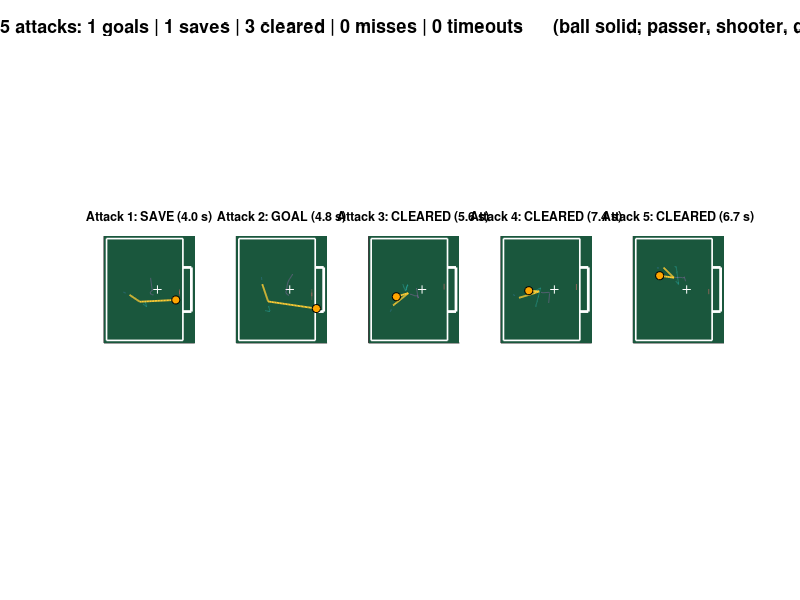
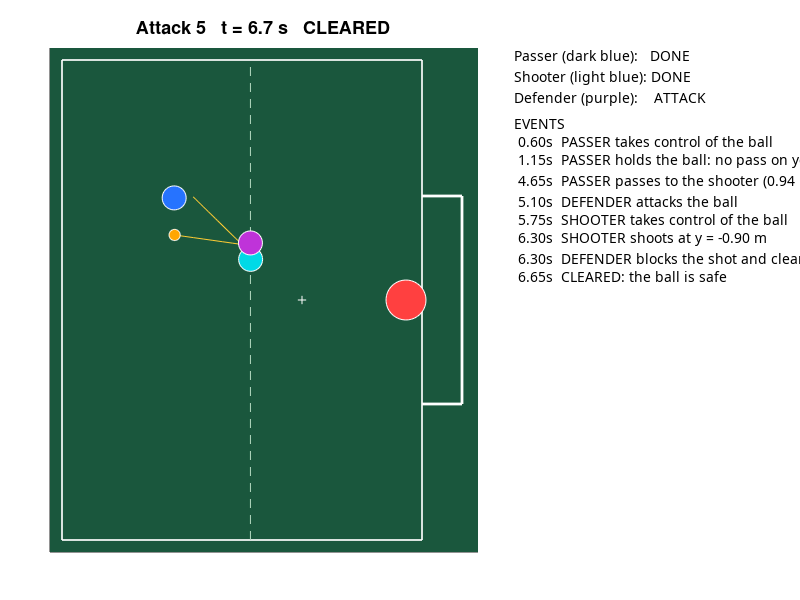

Source code (MATLAB) for these figures, in order:
function results = strikerDefenderKeeper(n, firstSeed, animate)
%STRIKERDEFENDERKEEPER  Two strikers attack against a defender and a goalkeeper.
%
%   strikerDefenderKeeper              ask how many attacks to play
%   strikerDefenderKeeper(10)          watch 10 attacks, then show an overview
%   strikerDefenderKeeper(300)         play 300 attacks without drawing (fast)
%   strikerDefenderKeeper(1, 7)        replay attack 7 exactly (attack k uses random seed k)
%   results = strikerDefenderKeeper(50, 1, false)   no drawing, just return the results
%
%   Up to 10 attacks are animated by default. When more than one attack is
%   played, the results are saved in a 'results' folder next to this file:
%   a summary table (CSV), an event log (TXT), every trajectory (MAT) and an
%   overview picture of up to 10 attacks with different outcomes (PNG).
%
%   2D, seen from above, in metres and seconds. x runs along the pitch,
%   the goal line is at x = 4.5 and the goal is 2.6 m wide.
%   Outcomes come from what physically happens to the ball: touching a robot
%   (checked along the ball's whole path in each step, so a fast ball can't
%   slip through a robot), crossing the goal line, leaving the pitch, or stopping.
%
%   Passer    CHASE     walk to the ball and take control of it
%             HOLD      stand with the ball and pass once the shooter is onside
%                       and either the lane is clear, the defender is closing
%                       in, or we held it too long
%   Shooter   RUN       find space: level with the defender (onside), not too
%                       close to goal, where the pass line is far from the defender
%             RECEIVE   the pass is on its way: go to the ball and take control
%             HOLD      stand with the ball and shoot once there is a clear shot
%                       (or under pressure, or held too long)
%   A striker needs P.kickPrep seconds after taking control before it can kick.
%   There is no dribbling: a striker with the ball stays where it is.
%   Defender  GUARD     stand between the ball and the goal
%             ATTACK    ball is close: run at it. Any touch clears the ball.
%   Keeper    slide along the goal line to where the ball will cross it, after
%             a short reaction delay. Any touch is a save.

if nargin < 1, n = 0; end
while ~(isscalar(n) && n >= 1 && n == round(n))
    n = input('How many attacks? ');
end
if nargin < 2, firstSeed = 1; end
if nargin < 3, animate = (n <= 10); end

%% Settings
P.dt = 0.05;           P.maxTime = 25;        % s
P.goalX = 4.5;         P.goalHalfW = 1.3;     % m
P.ballR = 0.07;        P.friction = 0.3;      % m, m/s^2
P.robotR = 0.15;                              % m, strikers and defender
P.walkV = 0.25;        % m/s, strikers
P.controlSpeed = 1.0;  % m/s, a striker can only take control of a ball slower than this
P.shotSpeed = 2.0;     P.shotNoise = 0.08;    % m/s, rad
P.passNoise = 0.05;    P.passSpeedNoise = 0.1;% rad, fraction
P.laneClear = 0.8;     % m, pass if the defender is this far from the pass line
P.shotClear = 0.5;     % m, shoot if the defender and keeper are this far from the shot line
P.pressureDist = 0.6;  % m, defender this close to the ball: pass or shoot now
P.maxHold = 4;         % s, pass or shoot anyway after holding the ball this long
P.kickPrep = 0.5;      % s, time to turn and set up a kick after taking control
P.aimInside = 0.4;     % m, aim at least this far inside the posts
P.shooterMaxX = 3.0;   % m, the shooter waits at least 1.5 m from the goal line
P.onsideMargin = 0.15; % m, the shooter stays this far behind the offside line
P.keeperX = 4.3;       P.keeperV = 0.3;       P.keeperR = 0.25;  % m, m/s, m
P.keeperDelay = 0.15;  % s, keeper reaction time after each kick
P.defenderV = 0.3;     P.guardDist = 1.8;     P.attackDist = 1.0; % m/s, m, m
P.clearSpeed = 2.5;    P.clearSafeX = 1.5;    % m/s, m
% random start areas, [xmin xmax; ymin ymax]
P.passerStart   = [0.5 1.5; -1.5 1.5];
P.shooterStart  = [1.5 2.5; -1.5 1.5];
P.defenderStart = [2.5 3.2; -1.0 1.0];
P.drawEvery = 2;       % draw every 2nd step when animating

%% Play
results = [];
for k = 1:n
    r = playOne(P, firstSeed + k - 1, animate);
    results = [results; r]; %#ok<AGROW>
    if n <= 20
        fprintf('Attack %3d: %-8s %5.1f s  passes %d  shots %d  defender touches %d\n', ...
            r.Attack, r.Outcome, r.Seconds, r.Passes, r.Shots, r.DefenderTouches);
    end
    if animate && k < n, pause(1); end
end
fprintf('\n');
for name = {'GOAL', 'SAVE', 'CLEARED', 'MISS', 'TIMEOUT'}
    hits = strcmp({results.Outcome}, name{1});
    fprintf('%-8s %5d  (%3.0f%%)\n', name{1}, sum(hits), 100 * mean(hits));
end
if n > 1
    folder = saveResults(results, P);
    showOverview(results, P, folder);
    fprintf('Results saved in %s\n', folder);
end
end


%% ------------------------------------------------------------------
function r = playOne(P, seed, animate)
rng(seed);                                   % same seed = same attack
W.t = 0;  W.events = {};  W.lastKick = -inf;  W.lastTouch = 'NONE';
W.passes = 0;  W.shots = 0;  W.touches = 0;
W.defender = struct('pos', randomPoint(P.defenderStart), 'state', 'GUARD');
W.shooter  = struct('pos', randomPoint(P.shooterStart), 'state', 'RUN', 'held', 0, 'logged', false);
W.shooter.pos(1) = min(W.shooter.pos(1), W.defender.pos(1) - P.onsideMargin);  % start onside
W.passer   = struct('pos', randomPoint(P.passerStart), 'state', 'CHASE', 'held', 0, 'logged', false);
W.ball     = struct('pos', W.passer.pos + 0.4 * unit(W.shooter.pos - W.passer.pos), ...
                    'vel', [0 0], 'owner', '');      % owner = the striker holding the ball
W.keeper   = [P.keeperX 0];

N = round(P.maxTime / P.dt) + 1;
names = {'ball', 'passer', 'shooter', 'defender', 'keeper'};
for j = 1:numel(names), track.(names{j}) = nan(N, 2); end
if animate
    figure(1); clf; set(gcf, 'Color', [0.96 0.97 0.98], 'Position', [100 100 1100 600]);
end

outcome = '';
for step = 1:N
    W.t = (step - 1) * P.dt;
    old = W;
    W = passerStep(W, P);                    % 1. everyone decides and moves
    W = shooterStep(W, P);
    W = defenderStep(W, P);
    W = keeperStep(W, P);
    W = rollBall(W, P);                      % 2. a free ball rolls and slows down
    [W, outcome] = resolve(W, old, P);       % 3. touches, goal line, pitch edge
    track.ball(step, :) = W.ball.pos;    track.passer(step, :) = W.passer.pos;
    track.shooter(step, :) = W.shooter.pos;  track.defender(step, :) = W.defender.pos;
    track.keeper(step, :) = W.keeper;
    if animate && (mod(step, P.drawEvery) == 1 || ~isempty(outcome))
        drawScene(W, track, step, seed, outcome, P);
    end
    if ~isempty(outcome), break; end
end
if isempty(outcome)
    outcome = 'TIMEOUT';
    W = logEvent(W, 'TIMEOUT: neither side finished the attack');
    if animate, drawScene(W, track, step, seed, outcome, P); end
end

r = struct('Attack', seed, 'Outcome', outcome, 'Seconds', W.t, 'Passes', W.passes, ...
    'Shots', W.shots, 'DefenderTouches', W.touches, ...
    'Events', {W.events});
for j = 1:numel(names), r.(names{j}) = track.(names{j})(1:step, :); end
end


%% ------------------------------------------------------------------
function W = passerStep(W, P)
s = W.passer;  b = W.ball;
switch s.state
    case 'CHASE'
        s.pos = walkTowards(s.pos, b.pos, P.walkV, P.dt);
        if canControl(s, b, P)
            [s, b] = takeControl(s, b, 'passer');
            W = logEvent(W, 'PASSER takes control of the ball');
        end
    case 'HOLD'
        s.held = s.held + P.dt;
        R = W.shooter.pos + (P.robotR + P.ballR) * unit([P.goalX 0] - W.shooter.pos);  % shooter's feet
        onside   = W.shooter.pos(1) <= offsideLine(W);
        laneOpen = laneClearance(b.pos, R, W.defender.pos) > P.laneClear;
        pressure = norm(W.defender.pos - b.pos) < P.pressureDist;
        ready    = s.held >= P.kickPrep;
        if ready && onside && (laneOpen || pressure || s.held > P.maxHold)
            speed = sqrt(2 * P.friction * norm(R - b.pos));   % so the ball stops at R
            b = kick(b, R, speed, P.passNoise, P.passSpeedNoise);
            s.state = 'DONE';
            W.passes = W.passes + 1;  W.lastKick = W.t;  W.lastTouch = 'PASSER';
            W = logEvent(W, 'PASSER passes to the shooter (%.2f m/s)', norm(b.vel));
        elseif ready && ~s.logged
            W = logEvent(W, 'PASSER holds the ball: no pass on yet');  s.logged = true;
        end
end
W.passer = s;  W.ball = b;
end


%% ------------------------------------------------------------------
function W = shooterStep(W, P)
s = W.shooter;  b = W.ball;
switch s.state
    case 'RUN'
        if W.passes > 0
            s.state = 'RECEIVE';
        else
            s.pos = walkTowards(s.pos, findSpace(W, P), P.walkV, P.dt);
        end
    case 'RECEIVE'
        s.pos = walkTowards(s.pos, b.pos, P.walkV, P.dt);
        if canControl(s, b, P)
            [s, b] = takeControl(s, b, 'shooter');
            W = logEvent(W, 'SHOOTER takes control of the ball');
        end
    case 'HOLD'
        s.held = s.held + P.dt;
        [aim, clearance] = bestAim(W, P);
        pressure = norm(W.defender.pos - b.pos) < P.pressureDist;
        ready    = s.held >= P.kickPrep;
        if ready && (clearance > P.shotClear || pressure || s.held > P.maxHold)
            b = kick(b, aim, P.shotSpeed, P.shotNoise, 0);
            s.state = 'DONE';
            W.shots = W.shots + 1;  W.lastKick = W.t;  W.lastTouch = 'SHOOTER';
            W = logEvent(W, 'SHOOTER shoots at y = %.2f m', aim(2));
        elseif ready && ~s.logged
            W = logEvent(W, 'SHOOTER holds the ball: no clear shot yet');  s.logged = true;
        end
end
W.shooter = s;  W.ball = b;
end


%% ------------------------------------------------------------------
function target = findSpace(W, P)
% Onside, not too close to goal, and where the pass line is furthest from
% the defender (with a small preference for central spots)
x  = min(offsideLine(W) - P.onsideMargin, P.shooterMaxX);
ys = -1.5:0.5:1.5;
score = arrayfun(@(y) laneClearance(W.ball.pos, [x y], W.defender.pos) - 0.2 * abs(y), ys);
[~, best] = max(score);
target = [x ys(best)];
end


function [aim, clearance] = bestAim(W, P)
% Try spots across the goal and pick the one whose shot line stays furthest
% from both the defender and the keeper
best = -inf;
for y = linspace(-1, 1, 9) * (P.goalHalfW - P.aimInside)
    target = [P.goalX y];
    score = min(laneClearance(W.ball.pos, target, W.defender.pos), ...
                laneClearance(W.ball.pos, target, W.keeper));
    if score > best, best = score; aim = target; end
end
clearance = best;
end


%% ------------------------------------------------------------------
function W = defenderStep(W, P)
d = W.defender;  b = W.ball.pos;
dist = norm(b - d.pos);
if strcmp(d.state, 'GUARD') && dist < P.attackDist
    d.state = 'ATTACK';  W = logEvent(W, 'DEFENDER attacks the ball');
elseif strcmp(d.state, 'ATTACK') && dist > P.attackDist + 0.5
    d.state = 'GUARD';   W = logEvent(W, 'DEFENDER drops back to guard');
end
if strcmp(d.state, 'GUARD')
    goal   = [P.goalX 0];
    target = goal + P.guardDist * unit(b - goal);   % between the ball and the goal
else
    target = b;
end
d.pos = walkTowards(d.pos, target, P.defenderV, P.dt);
W.defender = d;
end


function W = keeperStep(W, P)
b = W.ball;  y = 0;                          % no shot: wait in the middle
if b.vel(1) > 0.1 && W.t >= W.lastKick + P.keeperDelay
    y = b.pos(2) + b.vel(2) * (P.keeperX - b.pos(1)) / b.vel(1);  % where it crosses our line
end
y = clamp(y, P.goalHalfW);
W.keeper = walkTowards(W.keeper, [P.keeperX y], P.keeperV, P.dt);
end


function W = rollBall(W, P)
if ~isempty(W.ball.owner), return; end       % a held ball stays at the striker's feet
speed = norm(W.ball.vel);
if speed > 0, W.ball.vel = W.ball.vel * max(speed - P.friction * P.dt, 0) / speed; end
W.ball.pos = W.ball.pos + W.ball.vel * P.dt;
end


%% ------------------------------------------------------------------
function [W, outcome] = resolve(W, old, P)
% Work out what the ball touched first during this step, then the outcome
outcome = '';
b0 = old.ball.pos;  b1 = W.ball.pos;
justCleared = strcmp(W.lastTouch, 'DEFENDER') && W.t - W.lastKick < 0.5;
hitD = inf;  hitK = inf;  hitG = inf;        % fraction of the step (0 to 1), inf = no touch
if ~justCleared
    hitD = contactTime(b0 - old.defender.pos, b1 - W.defender.pos, P.robotR + P.ballR);
end
if isempty(W.ball.owner)
    hitK = contactTime(b0 - old.keeper, b1 - W.keeper, P.keeperR + P.ballR);
end
lineX = P.goalX + P.ballR;                   % ball centre here = whole ball over the line
if b0(1) < lineX && b1(1) >= lineX
    hitG = (lineX - b0(1)) / (b1(1) - b0(1));
end
first = min([hitD hitK hitG]);
if isfinite(first), W.ball.pos = b0 + first * (b1 - b0); end   % back to where it happened

if isfinite(first) && hitK == first
    W.ball.vel = [0 0];  outcome = 'SAVE';
    W = logEvent(W, 'KEEPER saves');
elseif isfinite(first) && hitD == first
    what = 'blocks the shot';
    if strcmp(W.ball.owner, 'passer'),  what = 'tackles the passer';  W.passer.state = 'CHASE';  end
    if strcmp(W.ball.owner, 'shooter'), what = 'tackles the shooter'; W.shooter.state = 'RECEIVE'; end
    if isempty(W.ball.owner) && W.shots == 0, what = 'intercepts the pass'; end
    W.ball = kick(W.ball, W.ball.pos - [1 0], P.clearSpeed, 0.3, 0);   % back up the pitch
    W.touches = W.touches + 1;  W.lastKick = W.t;  W.lastTouch = 'DEFENDER';
    W = logEvent(W, 'DEFENDER %s and clears', what);
elseif isfinite(first)
    if abs(W.ball.pos(2)) < P.goalHalfW, outcome = 'GOAL'; else, outcome = 'MISS'; end
    W = logEvent(W, '%s: ball crosses the goal line at y = %.2f m', outcome, W.ball.pos(2));
else
    pos = W.ball.pos;
    stopped  = isempty(W.ball.owner) && all(W.ball.vel == 0);
    byDefence = strcmp(W.lastTouch, 'DEFENDER');
    if pos(1) < 0 || abs(pos(2)) > 3
        if byDefence, outcome = 'CLEARED'; else, outcome = 'MISS'; end
        W = logEvent(W, '%s: ball leaves the pitch', outcome);
    elseif byDefence && (pos(1) < P.clearSafeX || stopped)
        outcome = 'CLEARED';
        W = logEvent(W, 'CLEARED: the ball is safe');
    elseif stopped && W.shots > 0
        outcome = 'MISS';
        W = logEvent(W, 'MISS: the shot stops short');
    end
end
end


%% Small helpers
function ok = canControl(s, b, P)
ok = isempty(b.owner) && norm(s.pos - b.pos) <= P.robotR + P.ballR + 0.02 ...
     && norm(b.vel) <= P.controlSpeed;
end

function [s, b] = takeControl(s, b, who)
b.owner = who;  b.vel = [0 0];
s.state = 'HOLD';  s.held = 0;  s.logged = false;
end

function b = kick(b, target, speed, angleNoise, speedNoise)
d = target - b.pos;
a = atan2(d(2), d(1)) + angleNoise * randn;
b.vel = speed * (1 + speedNoise * randn) * [cos(a) sin(a)];
b.owner = '';
end

function x = offsideLine(W)
% Offside = nearer the goal line than both the ball and the second-last opponent
x = max([min(W.keeper(1), W.defender.pos(1)), W.ball.pos(1), 0]);
end

function c = laneClearance(from, to, p)
% Shortest distance from point p to the line from -> to
d = to - from;
s = max(0, min(1, dot(p - from, d) / dot(d, d)));
c = norm(p - (from + s * d));
end

function alpha = contactTime(a, b, radius)
% The ball moves from a to b relative to a robot during one step. Returns
% the fraction of the step (0 to 1) when it first touches, or inf.
alpha = inf;
if dot(a, a) <= radius^2, alpha = 0; return; end
v = b - a;  A = dot(v, v);  B = 2 * dot(a, v);  C = dot(a, a) - radius^2;
disc = B^2 - 4 * A * C;
if A < 1e-12 || disc < 0, return; end
root = (-B - sqrt(disc)) / (2 * A);
if root >= 0 && root <= 1, alpha = root; end
end

function W = logEvent(W, fmt, varargin)
W.events{end + 1} = sprintf(['%5.2fs  ' fmt], W.t, varargin{:});
end

function p = walkTowards(p, target, v, dt)
% Straight line, at most speed v, never overshooting
d = target - p;
if norm(d) > 0, p = p + min(norm(d), v * dt) * unit(d); end
end

function p = randomPoint(box)
p = box(:, 1)' + rand(1, 2) .* (box(:, 2) - box(:, 1))';
end

function y = clamp(y, limit)
y = max(min(y, limit), -limit);
end

function u = unit(v)
if norm(v) < 1e-10, u = [1 0]; else, u = v / norm(v); end
end


%% ------------------------------------------------------------------
function folder = saveResults(results, P)
folder = fullfile(fileparts(mfilename('fullpath')), 'results');
if ~exist(folder, 'dir'), mkdir(folder); end
fid = fopen(fullfile(folder, 'summary.csv'), 'w');
fprintf(fid, 'Attack,Outcome,Seconds,Passes,Shots,DefenderTouches\n');
for r = results'
    fprintf(fid, '%d,%s,%.2f,%d,%d,%d\n', r.Attack, r.Outcome, r.Seconds, ...
        r.Passes, r.Shots, r.DefenderTouches);
end
fclose(fid);
fid = fopen(fullfile(folder, 'events.txt'), 'w');
for r = results'
    fprintf(fid, 'Attack %d: %s\n', r.Attack, r.Outcome);
    fprintf(fid, '  %s\n', r.Events{:});
    fprintf(fid, '\n');
end
fclose(fid);
save(fullfile(folder, 'results.mat'), 'results', 'P', '-v7');
end


function showOverview(results, P, folder)
% One small pitch per attack, for up to 10 attacks with different outcomes
pick = [];  pools = {};
for name = unique({results.Outcome}, 'stable')
    pools{end + 1} = find(strcmp({results.Outcome}, name{1})); %#ok<AGROW>
end
while numel(pick) < min(10, numel(results))      % take turns between outcomes
    for j = 1:numel(pools)
        if ~isempty(pools{j}) && numel(pick) < 10
            pick(end + 1) = pools{j}(1);  pools{j}(1) = []; %#ok<AGROW>
        end
    end
end
pick = sort(pick);

fig = figure(2); clf; set(fig, 'Color', 'w', 'Position', [60 60 1400 640]);
rows = ceil(numel(pick) / 5);
for j = 1:numel(pick)
    r = results(pick(j));
    subplot(rows, 5, j);  drawPitch(P);
    plot(r.ball(:, 1), r.ball(:, 2), '-', 'Color', [1 0.8 0.2], 'LineWidth', 1.3);
    plot(r.passer(:, 1),   r.passer(:, 2),   ':', 'Color', [0.3 0.6 1]);
    plot(r.shooter(:, 1),  r.shooter(:, 2),  ':', 'Color', [0.2 0.95 1]);
    plot(r.defender(:, 1), r.defender(:, 2), ':', 'Color', [0.95 0.45 1]);
    plot(r.keeper(:, 1),   r.keeper(:, 2),   ':', 'Color', [1 0.45 0.45]);
    plot(r.ball(end, 1), r.ball(end, 2), 'o', 'MarkerFaceColor', [1 0.65 0], 'MarkerEdgeColor', 'k');
    title(sprintf('Attack %d: %s (%.1f s)', r.Attack, r.Outcome, r.Seconds), 'FontSize', 9);
end
o = {results.Outcome};
annotation(fig, 'textbox', [0 0.94 1 0.06], 'EdgeColor', 'none', 'HorizontalAlignment', 'center', ...
    'FontSize', 13, 'FontWeight', 'bold', 'String', sprintf( ...
    '%d attacks: %d goals | %d saves | %d cleared | %d misses | %d timeouts      (ball solid; passer, shooter, defender, keeper dotted)', ...
    numel(o), sum(strcmp(o, 'GOAL')), sum(strcmp(o, 'SAVE')), sum(strcmp(o, 'CLEARED')), ...
    sum(strcmp(o, 'MISS')), sum(strcmp(o, 'TIMEOUT'))));
print(fig, fullfile(folder, 'overview.png'), '-dpng', '-r150');
end


%% ------------------------------------------------------------------
function drawPitch(P)
cla; hold on; axis equal; axis([-0.15 5.2 -3.15 3.15]);
set(gca, 'XTick', [], 'YTick', []);
fill([-0.15 5.2 5.2 -0.15], [-3.15 -3.15 3.15 3.15], [0.10 0.34 0.24], 'EdgeColor', 'none');  % grass
plot([0 P.goalX P.goalX 0 0], [-3 -3 3 3 -3], 'w', 'LineWidth', 1.2);              % half pitch
plot(P.goalX + [0 0.5 0.5 0], P.goalHalfW * [-1 -1 1 1], 'w', 'LineWidth', 2);    % goal
plot(3, 0, 'w+');                                                                 % penalty mark
end


function drawScene(W, track, step, seed, outcome, P)
drawPitch(P);
set(gca, 'Position', [0.04 0.08 0.58 0.84]);
x = offsideLine(W);
plot([x x], [-3 3], '--', 'Color', [0.7 0.85 0.75]);                              % offside line
plot(track.ball(1:step, 1), track.ball(1:step, 2), '-', 'Color', [1 0.8 0.2]);    % ball trail
disc(W.passer.pos,   P.robotR,  [0.15 0.45 1]);
disc(W.shooter.pos,  P.robotR,  [0 0.85 0.9]);
disc(W.defender.pos, P.robotR,  [0.75 0.2 0.85]);
disc(W.keeper,       P.keeperR, [1 0.25 0.25]);
disc(W.ball.pos,     P.ballR,   [1 0.65 0]);
if isempty(outcome), status = 'in play'; else, status = outcome; end
title(sprintf('Attack %d   t = %.1f s   %s', seed, W.t, status), 'FontSize', 13);
lines = [{['Passer (dark blue):   ' W.passer.state]; ['Shooter (light blue): ' W.shooter.state]; ...
          ['Defender (purple):    ' W.defender.state]; ''; 'EVENTS'}; W.events(max(1, end - 9):end)'];
text(1.04, 1, lines, 'Units', 'normalized', 'VerticalAlignment', 'top', ...
     'FontName', 'FixedWidth', 'FontSize', 10, 'Interpreter', 'none');
hold off; drawnow; pause(0.02);
end

function disc(p, r, colour)
a = linspace(0, 2 * pi, 40);
fill(p(1) + r * cos(a), p(2) + r * sin(a), colour, 'EdgeColor', 'w');
end
